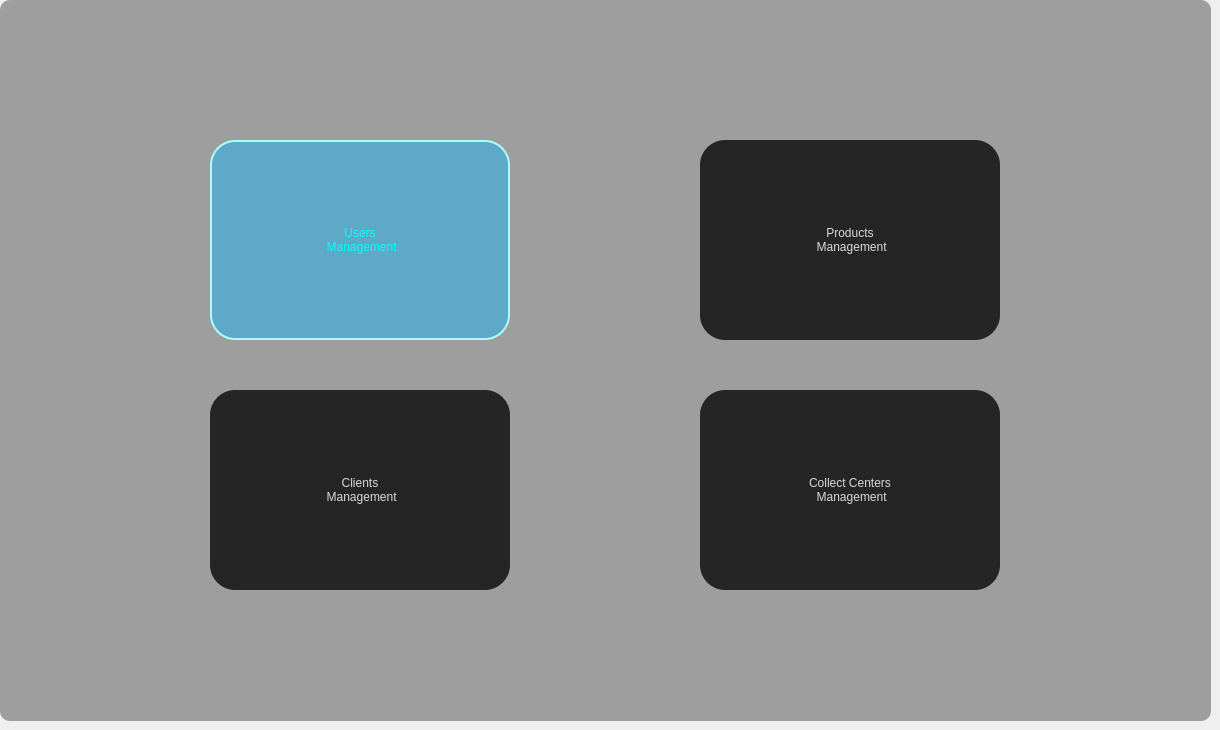
      <widget class="QWidget" name="page_4">
       <widget class="QPushButton" name="gestion_employes">
        <property name="geometry">
         <rect>
          <x>210</x>
          <y>140</y>
          <width>300</width>
          <height>200</height>
         </rect>
        </property>
        <property name="cursor">
         <cursorShape>PointingHandCursor</cursorShape>
        </property>
        <property name="styleSheet">
         <string notr="true">QPushButton{
background-color: rgba(26, 180, 240, 125);
color: rgb(0, 255, 255);
border-radius:25;
border: solid;
border-color: rgb(170, 255, 255);
border-width:2px;
font: 500 15pt &quot;Segoe UI&quot;;
}
QPushButton:pressed {
    color: rgb(0, 255, 255);
    background-color: rgba(26, 180, 240, 180);
    border-color: rgb(120, 200, 220);
}
</string>
        </property>
        <property name="text">
         <string>Users 
 Management</string>
        </property>
       </widget>
       <widget class="QPushButton" name="gestion_client">
        <property name="geometry">
         <rect>
          <x>210</x>
          <y>390</y>
          <width>300</width>
          <height>200</height>
         </rect>
        </property>
        <property name="cursor">
         <cursorShape>PointingHandCursor</cursorShape>
        </property>
        <property name="styleSheet">
         <string notr="true">QPushButton{
color: rgb(218, 218, 218);
background-color: rgba(0, 0, 0,0.3%);
border-radius:25;
font: 500 15pt &quot;Segoe UI&quot;;
}</string>
        </property>
        <property name="text">
         <string>Clients 
 Management</string>
        </property>
       </widget>
       <widget class="QPushButton" name="gestion_centre">
        <property name="geometry">
         <rect>
          <x>700</x>
          <y>390</y>
          <width>300</width>
          <height>200</height>
         </rect>
        </property>
        <property name="cursor">
         <cursorShape>PointingHandCursor</cursorShape>
        </property>
        <property name="styleSheet">
         <string notr="true">QPushButton{
color: rgb(218, 218, 218);
background-color: rgba(0, 0, 0,0.3%);
border-radius:25;
font: 500 15pt &quot;Segoe UI&quot;;
}</string>
        </property>
        <property name="text">
         <string>Collect Centers 
 Management</string>
        </property>
       </widget>
       <widget class="QPushButton" name="gestion_produit">
        <property name="geometry">
         <rect>
          <x>700</x>
          <y>140</y>
          <width>300</width>
          <height>200</height>
         </rect>
        </property>
        <property name="cursor">
         <cursorShape>PointingHandCursor</cursorShape>
        </property>
        <property name="styleSheet">
         <string notr="true">QPushButton{
color: rgb(218, 218, 218);
background-color: rgba(0, 0, 0,0.3%);
border-radius:25;
font: 500 15pt &quot;Segoe UI&quot;;
}</string>
        </property>
        <property name="text">
         <string>Products 
 Management</string>
        </property>
       </widget>
       <widget class="QLineEdit" name="lineEdit_38">
        <property name="geometry">
         <rect>
          <x>0</x>
          <y>0</y>
          <width>1211</width>
          <height>721</height>
         </rect>
        </property>
        <property name="styleSheet">
         <string notr="true">background-color: rgba(0, 0, 0,0.15%);
border-radius:10 ;</string>
        </property>
        <property name="readOnly">
         <bool>true</bool>
        </property>
       </widget>
       <widget class="QLineEdit" name="lineEdit_40">
        <property name="geometry">
         <rect>
          <x>0</x>
          <y>0</y>
          <width>1211</width>
          <height>721</height>
         </rect>
        </property>
        <property name="styleSheet">
         <string notr="true">border-image: url(:/new/img/img/home1.2.png);
border-radius:10 ;</string>
        </property>
        <property name="readOnly">
         <bool>true</bool>
        </property>
       </widget>
       <zorder>lineEdit_40</zorder>
       <zorder>lineEdit_38</zorder>
       <zorder>gestion_employes</zorder>
       <zorder>gestion_client</zorder>
       <zorder>gestion_centre</zorder>
       <zorder>gestion_produit</zorder>
      </widget>
